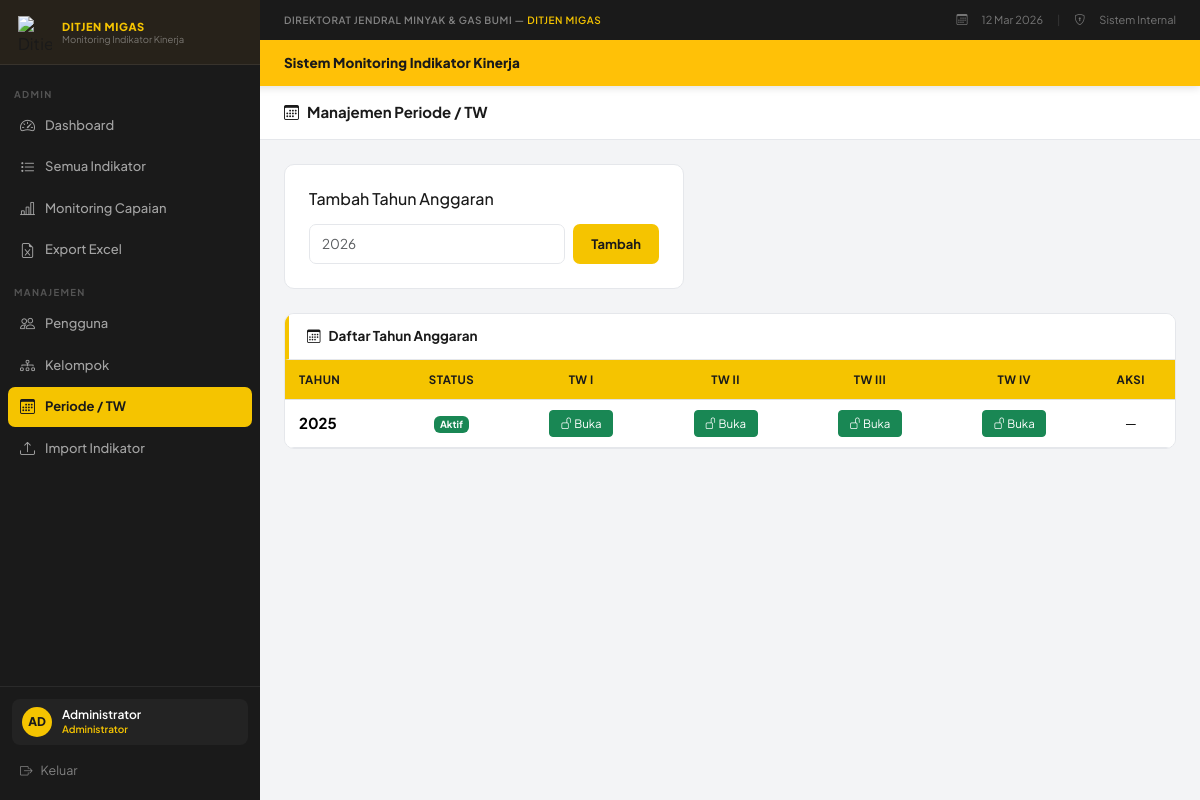
Screenshot of /admin/periode.php (signed in) with the database file from the repository.
### tables this page shows
CREATE TABLE tahun_anggaran (
    id INT AUTO_INCREMENT PRIMARY KEY,
    tahun YEAR NOT NULL UNIQUE,
    is_aktif TINYINT(1) DEFAULT 0,
    tw1_open TINYINT(1) DEFAULT 1,
    tw2_open TINYINT(1) DEFAULT 1,
    tw3_open TINYINT(1) DEFAULT 1,
    tw4_open TINYINT(1) DEFAULT 1,
    created_at TIMESTAMP DEFAULT CURRENT_TIMESTAMP
);

### admin/periode.php (the view, shortened to what this page needs)
<?php
$db = getDB();
$tahunan = $db->query("SELECT * FROM tahun_anggaran ORDER BY tahun DESC")->fetch_all(MYSQLI_ASSOC);
include __DIR__ . '/../includes/header.php';
?>
<?php include __DIR__ . '/../includes/sidebar.php'; ?>
<div class="main-wrapper">
    <div class="topbar">
        <span class="topbar-title"><i class="bi bi-calendar3 me-2"></i>Manajemen Periode / TW</span>
    </div>
    <div class="page-content">
        <div class="card-box p-4 mb-4" style="max-width:400px;">
            <h6 class="fw-700 mb-3">Tambah Tahun Anggaran</h6>
            <form method="POST" class="d-flex gap-2">
                <input type="number" name="tahun" class="form-control" placeholder="2026" min="2020" max="2040" required>
                <button type="submit" class="btn-migas btn" style="white-space:nowrap;">Tambah</button>
            </form>
        </div>
        <div class="card-box">
            <div class="card-box-header">
                <h6><i class="bi bi-calendar3 me-2"></i>Daftar Tahun Anggaran</h6>
            </div>
            <div class="table-responsive">
                <table class="table data-table mb-0">
                    <thead>
                        <tr>
                            <th>Tahun</th>
                            <th class="text-center">Status</th>
                            <th class="text-center">TW I</th>
                            <th class="text-center">TW II</th>
                            <th class="text-center">TW III</th>
                            <th class="text-center">TW IV</th>
                            <th class="text-center">Aksi</th>
                        </tr>
                    </thead>
                    <tbody>
                        <?php foreach ($tahunan as $t): ?>
                        <tr>
                            <td class="fw-bold" style="font-size:15px;"><?= $t['tahun'] ?></td>
                            <td class="text-center">
                                <?php if ($t['is_aktif']): ?>
                                    <span class="badge bg-success">Aktif</span>
                                <?php endif; ?>
                            </td>
                            <?php foreach([1,2,3,4] as $tw): ?>
                            <td class="text-center">
                                <form method="POST" class="d-inline">
                                    <button type="submit" class="btn btn-sm <?= $t["tw{$tw}_open"] ? 'btn-success' : 'btn-outline-danger' ?>" style="font-size:11.5px;min-width:64px;">
                                        <?= $t["tw{$tw}_open"] ? '<i class="bi bi-unlock"></i> Buka' : '<i class="bi bi-lock"></i> Tutup' ?>
                                    </button>
                                </form>
                            </td>
                            <?php endforeach; ?>
                            <td class="text-center">—</td>
                        </tr>
                        <?php endforeach; ?>
                    </tbody>
                </table>
            </div>
        </div>
    </div>
</div>
<?php include __DIR__ . '/../includes/footer.php'; ?>

### includes/header.php (style rules this page uses)
:root { --migas-yellow: #F5C400; --migas-yellow-dark: #F5C400; --migas-yellow-light: #FFF8E8; --migas-black: #1A1A1A; --migas-gray: #6B7280; --migas-light: #F3F4F6; --migas-white: #FFFFFF; --migas-border: #E5E7EB; --sidebar-w: 260px; }
* { box-sizing: border-box; }
body { font-family: 'Plus Jakarta Sans', sans-serif; background: var(--migas-light); color: var(--migas-black); margin: 0; }
.main-wrapper { margin-left: var(--sidebar-w); min-height: 100vh; padding-top: 86px; }
.topbar { background: var(--migas-white); border-bottom: 1px solid var(--migas-border); padding: 0 24px; height: 54px; display: flex; align-items: center; justify-content: space-between; position: sticky; top: 86px; z-index: 50; }
.topbar-title { font-size: 15px; font-weight: 700; color: var(--migas-black); }
.page-content { padding: 24px; }
.data-table { font-size: 13px; }
.data-table th { background: var(--migas-yellow); color: var(--migas-black); font-weight: 700; font-size: 11.5px; text-transform: uppercase; letter-spacing: .04em; white-space: nowrap; vertical-align: middle; padding: 11px 14px; }
.data-table td { vertical-align: middle; padding: 10px 14px; border-bottom: 1px solid var(--migas-border); }
.card-box { background: var(--migas-white); border-radius: 10px; border: 1px solid var(--migas-border); overflow: hidden; }
.card-box-header { padding: 14px 18px; border-bottom: 1px solid var(--migas-border); display: flex; align-items: center; justify-content: space-between; background: var(--migas-white); border-left: 4px solid var(--migas-yellow); }
.card-box-header h6 { margin: 0; font-weight: 700; font-size: 13.5px; }
.btn-migas { background: var(--migas-yellow); color: var(--migas-black); border: none; font-weight: 700; font-size: 13px; padding: 8px 18px; border-radius: 7px; transition: all .15s; }
.form-control, .form-select { border-radius: 7px; border: 1.5px solid var(--migas-border); font-size: 13.5px; padding: 9px 12px; font-family: inherit; }

### rows the page displays
tahun_anggaran: tahun "2025", is_aktif "Aktif", tw1_open 1 (drawn), tw2_open 1 (drawn), tw3_open 1 (drawn), tw4_open 1 (drawn)

### other values shown
$label "Dashboard Semua Indikator Monitoring Capaian Export Excel Pengguna Kelompok Periode / TW Import Indikator"
$initials "AD"
$user['nama'] "Administrator"
